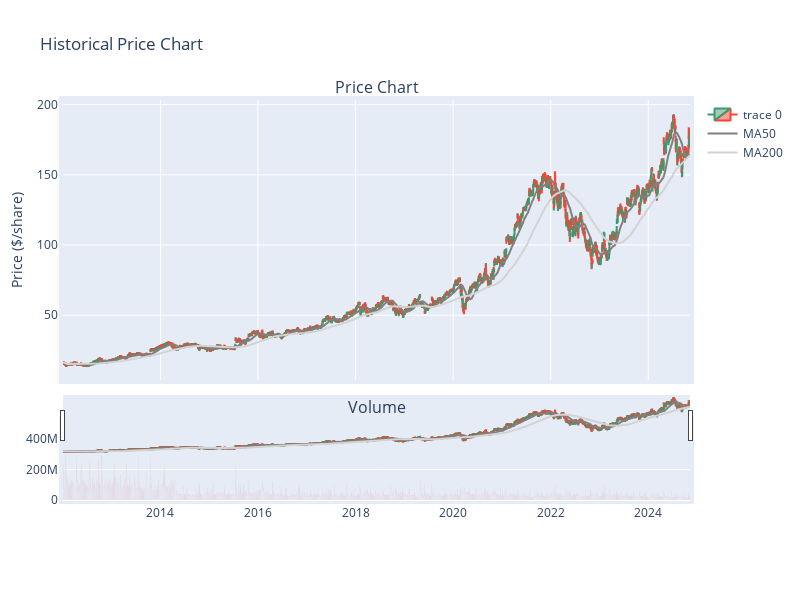

The code cell stored with this chart in its notebook:
### Code cell
# Create subplots with shared x-axis
fig = make_subplots(
    rows=2, 
    cols=1, 
    shared_xaxes=True,
    vertical_spacing=0.1, 
    subplot_titles=('Price Chart', 'Volume'),
    row_width=[0.2, 0.7]
)

# Add candlestick trace
fig.add_trace(
    go.Candlestick(
        x=data["Date"],
        open=data["Open"],
        high=data["High"],
        low=data["Low"],
        close=data["Close"],
    ),
    row=1, 
    col=1
)

# Add moving average traces
fig.add_trace(
    go.Scatter(
        x=data["Date"], 
        y=data["MA50"], 
        marker_color='grey', 
        name="MA50"
    ), 
    row=1, 
    col=1
)

fig.add_trace(
    go.Scatter(
        x=data["Date"],
        y=data["MA200"], 
        marker_color='lightgrey', 
        name="MA200"
    ), 
    row=1, 
    col=1
)

# Add volume trace
fig.add_trace(
    go.Bar(
        x=data["Date"], 
        y=data['Volume'], 
        marker_color='red', 
        showlegend=False
    ), 
    row=2, 
    col=1
)

# Crosshair feature - using an invisible scatter trace to show crosshairs on hover
fig.add_trace(
    go.Scatter(
        x=[], 
        y=[], 
        mode='lines',
        line=dict(color='blue', width=1, dash='dash'),
        showlegend=False,
        hoverinfo='none'
    ),
    row=1, col=1
)

# Update layout settings
fig.update_layout(
    title='Historical Price Chart',
    xaxis_tickfont_size=12,
    yaxis=dict(
        title='Price ($/share)',
        titlefont_size=14,
        tickfont_size=12,
    ),
    autosize=False,
    width=800,
    height=600,
    margin=dict(l=50, r=50, b=100, t=100, pad=4),
    paper_bgcolor='white',
    hovermode='x unified'  # Enable hover effect for unified hover
)

# Show the plot
fig.show()

### Figure 1 — Plotly figure (JSON) as saved in the notebook; plotly's stock layout.template omitted (floating-point values rounded to 4 significant figures; data arrays with more than 128 entries replaced by an {"elided": "..."} marker saying what was removed)
{"data": [{"close": {"elided": "3235 float values"}, "high": {"elided": "3235 float values"}, "low": {"elided": "3235 float values"}, "open": {"elided": "3235 float values"}, "type": "candlestick", "x": {"elided": "3235 str values"}, "xaxis": "x", "yaxis": "y"}, {"marker": {"color": "grey"}, "name": "MA50", "type": "scatter", "x": {"elided": "3235 str values"}, "xaxis": "x", "y": {"elided": "3235 float values"}, "yaxis": "y"}, {"marker": {"color": "lightgrey"}, "name": "MA200", "type": "scatter", "x": {"elided": "3235 str values"}, "xaxis": "x", "y": {"elided": "3235 float values"}, "yaxis": "y"}, {"marker": {"color": "red"}, "showlegend": false, "type": "bar", "x": {"elided": "3235 str values"}, "xaxis": "x2", "y": {"elided": "3235 int values"}, "yaxis": "y2"}, {"hoverinfo": "none", "line": {"color": "blue", "dash": "dash", "width": 1}, "mode": "lines", "showlegend": false, "type": "scatter", "x": [], "xaxis": "x", "y": [], "yaxis": "y"}], "layout": {"annotations": [{"font": {"size": 16}, "showarrow": false, "text": "Price Chart", "x": 0.5, "xanchor": "center", "xref": "paper", "y": 1, "yanchor": "bottom", "yref": "paper"}, {"font": {"size": 16}, "showarrow": false, "text": "Volume", "x": 0.5, "xanchor": "center", "xref": "paper", "y": 0.2, "yanchor": "bottom", "yref": "paper"}], "autosize": false, "height": 600, "hovermode": "x unified", "margin": {"b": 100, "l": 50, "pad": 4, "r": 50, "t": 100}, "paper_bgcolor": "white", "title": {"text": "Historical Price Chart"}, "width": 800, "xaxis": {"anchor": "y", "domain": [0, 1], "matches": "x2", "showticklabels": false, "tickfont": {"size": 12}}, "xaxis2": {"anchor": "y2", "domain": [0, 1]}, "yaxis": {"anchor": "x", "domain": [0.3, 1], "tickfont": {"size": 12}, "title": {"font": {"size": 14}, "text": "Price ($/share)"}}, "yaxis2": {"anchor": "x2", "domain": [0, 0.2]}}}
